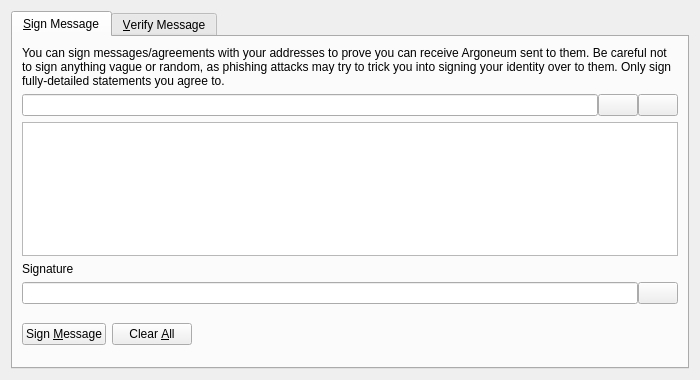
<?xml version="1.0" encoding="UTF-8"?>
<ui version="4.0">
 <class>SignVerifyMessageDialog</class>
 <widget class="QDialog" name="SignVerifyMessageDialog">
  <property name="geometry">
   <rect>
    <x>0</x>
    <y>0</y>
    <width>700</width>
    <height>380</height>
   </rect>
  </property>
  <property name="windowTitle">
   <string>Signatures - Sign / Verify a Message</string>
  </property>
  <property name="modal">
   <bool>true</bool>
  </property>
  <layout class="QVBoxLayout" name="verticalLayout">
   <item>
    <widget class="QTabWidget" name="tabWidget">
     <property name="currentIndex">
      <number>0</number>
     </property>
     <widget class="QWidget" name="tabSignMessage">
      <attribute name="title">
       <string>&amp;Sign Message</string>
      </attribute>
      <layout class="QVBoxLayout" name="verticalLayout_SM">
       <item>
        <widget class="QLabel" name="infoLabel_SM">
         <property name="text">
          <string>You can sign messages/agreements with your addresses to prove you can receive Argoneum sent to them. Be careful not to sign anything vague or random, as phishing attacks may try to trick you into signing your identity over to them. Only sign fully-detailed statements you agree to.</string>
         </property>
         <property name="textFormat">
          <enum>Qt::PlainText</enum>
         </property>
         <property name="wordWrap">
          <bool>true</bool>
         </property>
        </widget>
       </item>
       <item>
        <layout class="QHBoxLayout" name="horizontalLayout_1_SM">
         <property name="spacing">
          <number>0</number>
         </property>
         <item>
          <widget class="QValidatedLineEdit" name="addressIn_SM">
           <property name="toolTip">
            <string>The Argoneum address to sign the message with</string>
           </property>
          </widget>
         </item>
         <item>
          <widget class="QPushButton" name="addressBookButton_SM">
           <property name="toolTip">
            <string>Choose previously used address</string>
           </property>
           <property name="text">
            <string/>
           </property>
           <property name="shortcut">
            <string>Alt+A</string>
           </property>
           <property name="autoDefault">
            <bool>false</bool>
           </property>
          </widget>
         </item>
         <item>
          <widget class="QPushButton" name="pasteButton_SM">
           <property name="toolTip">
            <string>Paste address from clipboard</string>
           </property>
           <property name="text">
            <string/>
           </property>
           <property name="shortcut">
            <string>Alt+P</string>
           </property>
           <property name="autoDefault">
            <bool>false</bool>
           </property>
          </widget>
         </item>
        </layout>
       </item>
       <item>
        <widget class="QPlainTextEdit" name="messageIn_SM">
         <property name="toolTip">
          <string>Enter the message you want to sign here</string>
         </property>
        </widget>
       </item>
       <item>
        <widget class="QLabel" name="signatureLabel_SM">
         <property name="text">
          <string>Signature</string>
         </property>
         <property name="textFormat">
          <enum>Qt::PlainText</enum>
         </property>
        </widget>
       </item>
       <item>
        <layout class="QHBoxLayout" name="horizontalLayout_2_SM">
         <property name="spacing">
          <number>0</number>
         </property>
         <item>
          <widget class="QLineEdit" name="signatureOut_SM">
           <property name="font">
            <font>
             <italic>true</italic>
            </font>
           </property>
           <property name="readOnly">
            <bool>true</bool>
           </property>
          </widget>
         </item>
         <item>
          <widget class="QPushButton" name="copySignatureButton_SM">
           <property name="toolTip">
            <string>Copy the current signature to the system clipboard</string>
           </property>
           <property name="text">
            <string/>
           </property>
           <property name="autoDefault">
            <bool>false</bool>
           </property>
          </widget>
         </item>
        </layout>
       </item>
       <item>
        <layout class="QHBoxLayout" name="horizontalLayout_3_SM">
         <item>
          <widget class="QPushButton" name="signMessageButton_SM">
           <property name="toolTip">
            <string>Sign the message to prove you own this Argoneum address</string>
           </property>
           <property name="text">
            <string>Sign &amp;Message</string>
           </property>
           <property name="autoDefault">
            <bool>false</bool>
           </property>
          </widget>
         </item>
         <item>
          <widget class="QPushButton" name="clearButton_SM">
           <property name="toolTip">
            <string>Reset all sign message fields</string>
           </property>
           <property name="text">
            <string>Clear &amp;All</string>
           </property>
           <property name="autoDefault">
            <bool>false</bool>
           </property>
          </widget>
         </item>
         <item>
          <spacer name="horizontalSpacer_1_SM">
           <property name="orientation">
            <enum>Qt::Horizontal</enum>
           </property>
           <property name="sizeHint" stdset="0">
            <size>
             <width>40</width>
             <height>48</height>
            </size>
           </property>
          </spacer>
         </item>
         <item>
          <widget class="QLabel" name="statusLabel_SM">
           <property name="font">
            <font>
             <weight>75</weight>
             <bold>true</bold>
            </font>
           </property>
           <property name="text">
            <string/>
           </property>
           <property name="wordWrap">
            <bool>true</bool>
           </property>
          </widget>
         </item>
         <item>
          <spacer name="horizontalSpacer_2_SM">
           <property name="orientation">
            <enum>Qt::Horizontal</enum>
           </property>
           <property name="sizeHint" stdset="0">
            <size>
             <width>40</width>
             <height>48</height>
            </size>
           </property>
          </spacer>
         </item>
        </layout>
       </item>
      </layout>
     </widget>
     <widget class="QWidget" name="tabVerifyMessage">
      <attribute name="title">
       <string>&amp;Verify Message</string>
      </attribute>
      <layout class="QVBoxLayout" name="verticalLayout_VM">
       <item>
        <widget class="QLabel" name="infoLabel_VM">
         <property name="text">
          <string>Enter the receiver's address, message (ensure you copy line breaks, spaces, tabs, etc. exactly) and signature below to verify the message. Be careful not to read more into the signature than what is in the signed message itself, to avoid being tricked by a man-in-the-middle attack. Note that this only proves the signing party receives with the address, it cannot prove sendership of any transaction!</string>
         </property>
         <property name="textFormat">
          <enum>Qt::PlainText</enum>
         </property>
         <property name="alignment">
          <set>Qt::AlignLeading|Qt::AlignLeft|Qt::AlignTop</set>
         </property>
         <property name="wordWrap">
          <bool>true</bool>
         </property>
        </widget>
       </item>
       <item>
        <layout class="QHBoxLayout" name="horizontalLayout_1_VM">
         <property name="spacing">
          <number>0</number>
         </property>
         <item>
          <widget class="QValidatedLineEdit" name="addressIn_VM">
           <property name="toolTip">
            <string>The Argoneum address the message was signed with</string>
           </property>
          </widget>
         </item>
         <item>
          <widget class="QPushButton" name="addressBookButton_VM">
           <property name="toolTip">
            <string>Choose previously used address</string>
           </property>
           <property name="text">
            <string/>
           </property>
           <property name="shortcut">
            <string>Alt+A</string>
           </property>
           <property name="autoDefault">
            <bool>false</bool>
           </property>
          </widget>
         </item>
        </layout>
       </item>
       <item>
        <widget class="QPlainTextEdit" name="messageIn_VM"/>
       </item>
       <item>
        <widget class="QValidatedLineEdit" name="signatureIn_VM"/>
       </item>
       <item>
        <layout class="QHBoxLayout" name="horizontalLayout_2_VM">
         <item>
          <widget class="QPushButton" name="verifyMessageButton_VM">
           <property name="toolTip">
            <string>Verify the message to ensure it was signed with the specified Argoneum address</string>
           </property>
           <property name="text">
            <string>Verify &amp;Message</string>
           </property>
           <property name="autoDefault">
            <bool>false</bool>
           </property>
          </widget>
         </item>
         <item>
          <widget class="QPushButton" name="clearButton_VM">
           <property name="toolTip">
            <string>Reset all verify message fields</string>
           </property>
           <property name="text">
            <string>Clear &amp;All</string>
           </property>
           <property name="autoDefault">
            <bool>false</bool>
           </property>
          </widget>
         </item>
         <item>
          <spacer name="horizontalSpacer_1_VM">
           <property name="orientation">
            <enum>Qt::Horizontal</enum>
           </property>
           <property name="sizeHint" stdset="0">
            <size>
             <width>40</width>
             <height>48</height>
            </size>
           </property>
          </spacer>
         </item>
         <item>
          <widget class="QLabel" name="statusLabel_VM">
           <property name="font">
            <font>
             <weight>75</weight>
             <bold>true</bold>
            </font>
           </property>
           <property name="text">
            <string/>
           </property>
           <property name="wordWrap">
            <bool>true</bool>
           </property>
          </widget>
         </item>
         <item>
          <spacer name="horizontalSpacer_2_VM">
           <property name="orientation">
            <enum>Qt::Horizontal</enum>
           </property>
           <property name="sizeHint" stdset="0">
            <size>
             <width>40</width>
             <height>48</height>
            </size>
           </property>
          </spacer>
         </item>
        </layout>
       </item>
      </layout>
     </widget>
    </widget>
   </item>
  </layout>
 </widget>
 <customwidgets>
  <customwidget>
   <class>QValidatedLineEdit</class>
   <extends>QLineEdit</extends>
   <header>qvalidatedlineedit.h</header>
  </customwidget>
 </customwidgets>
 <resources>
  <include location="../argoneum.qrc"/>
 </resources>
 <connections/>
</ui>
